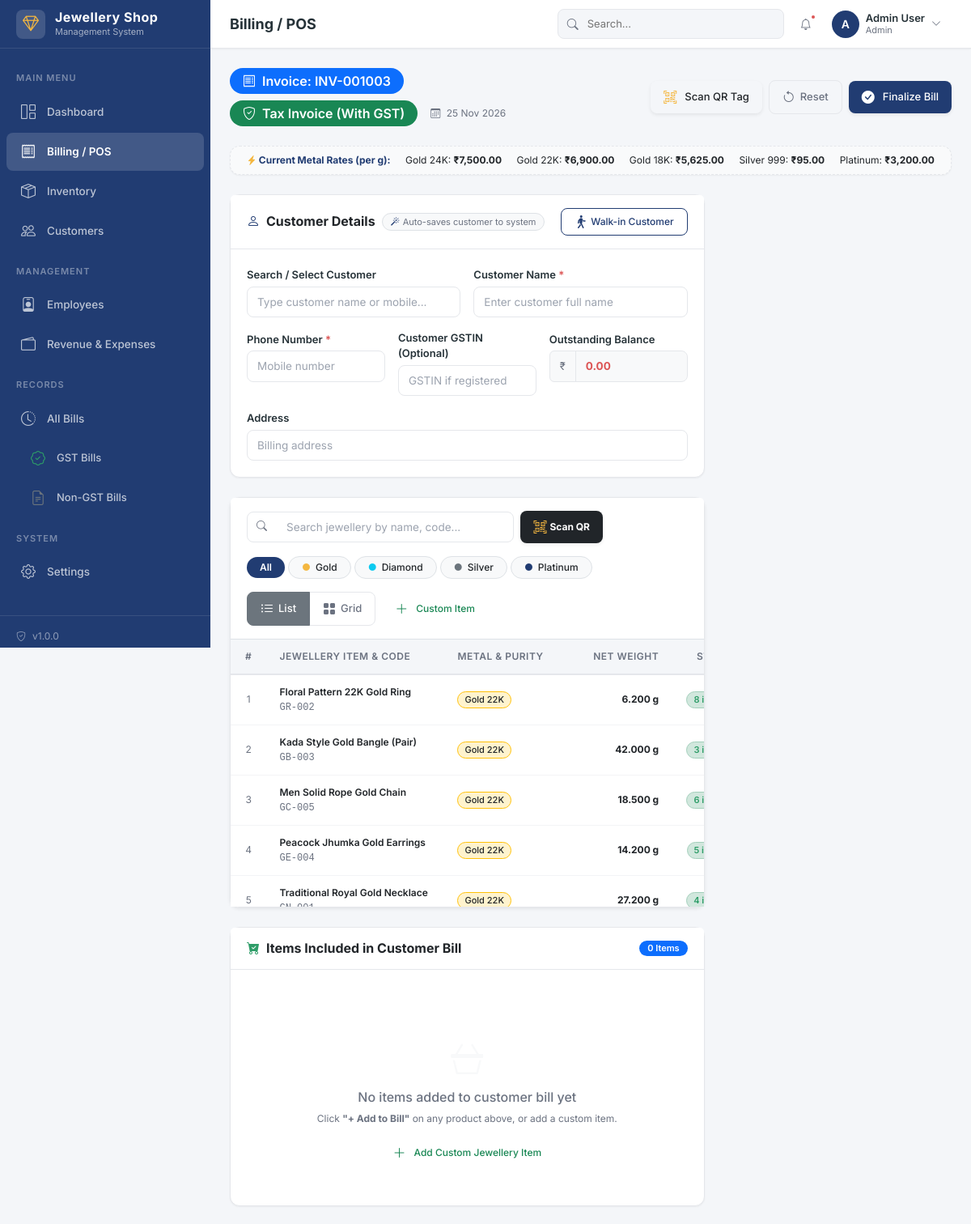
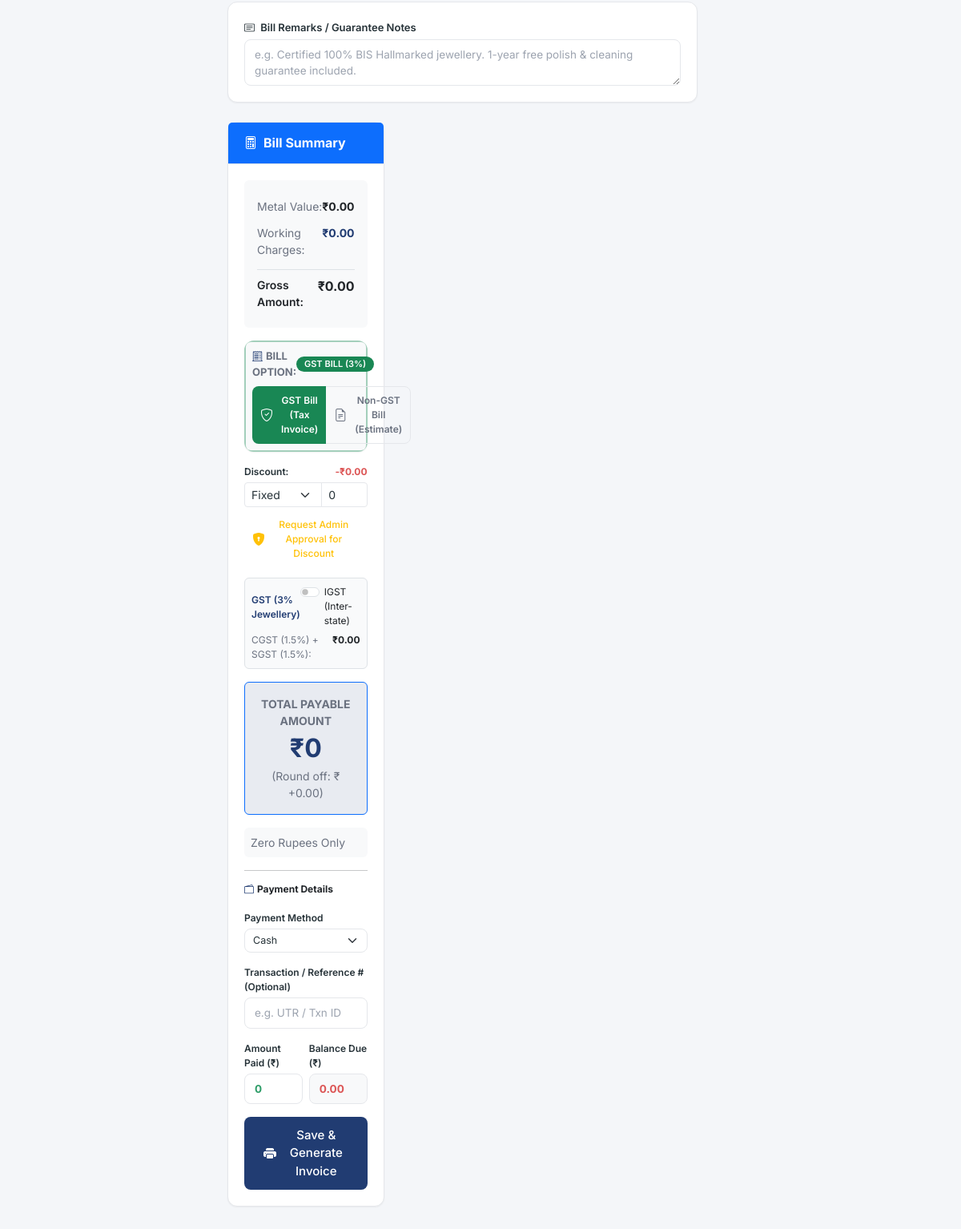
Screenshot of /modules/billing/index.php (signed in) with the database file from the repository (2 pictures, top to bottom).
### tables this page shows
CREATE TABLE products (
    id INT AUTO_INCREMENT PRIMARY KEY,
    product_code VARCHAR(50) NOT NULL UNIQUE,
    barcode VARCHAR(100) DEFAULT '',
    name VARCHAR(200) NOT NULL,
    category_id INT NOT NULL,
    metal_type ENUM('gold', 'silver', 'diamond', 'platinum', 'other') DEFAULT 'gold',
    purity VARCHAR(20) DEFAULT '22K',
    gross_weight DECIMAL(10,3) DEFAULT 0.000,
    net_weight DECIMAL(10,3) DEFAULT 0.000,
    stone_weight DECIMAL(10,3) DEFAULT 0.000,
    stone_charges DECIMAL(10,2) DEFAULT 0.00,
    making_charges_type ENUM('per_gram', 'percentage', 'fixed') DEFAULT 'per_gram',
    making_charges DECIMAL(10,2) DEFAULT 0.00,
    wastage_percentage DECIMAL(5,2) DEFAULT 0.00,
    purchase_price DECIMAL(12,2) DEFAULT 0.00,
    selling_price DECIMAL(12,2) DEFAULT 0.00,
    stock_quantity INT DEFAULT 1,
    min_stock_level INT DEFAULT 1,
    supplier_id INT DEFAULT NULL,
    description TEXT,
    image VARCHAR(255) DEFAULT '',
    is_active TINYINT(1) DEFAULT 1,
    created_at TIMESTAMP DEFAULT CURRENT_TIMESTAMP,
    updated_at TIMESTAMP DEFAULT CURRENT_TIMESTAMP ON UPDATE CURRENT_TIMESTAMP,
    FOREIGN KEY (category_id) REFERENCES categories(id) ON DELETE RESTRICT,
    FOREIGN KEY (supplier_id) REFERENCES suppliers(id) ON DELETE SET NULL,
    INDEX idx_product_code (product_code),
    INDEX idx_barcode (barcode),
    INDEX idx_name (name),
    INDEX idx_category (category_id),
    INDEX idx_metal_type (metal_type),
    INDEX idx_stock (stock_quantity),
    INDEX idx_is_active (is_active)
);

### modules/billing/index.php (the view, shortened to what the rows shown need)
<?php
require_once __DIR__ . '/../../config/database.php';
$pdo = getDBConnection();
$productsStmt = $pdo->query("SELECT p.*, c.name as category_name
                             FROM products p
                             LEFT JOIN categories c ON p.category_id = c.id
                             WHERE p.is_active = 1
                             ORDER BY p.stock_quantity > 0 DESC, p.metal_type ASC, p.name ASC");
$inventoryProducts = $productsStmt->fetchAll();
include __DIR__ . '/../../includes/header.php';
?>
<form action="<?php echo url('modules/billing/save_bill.php'); ?>" method="POST" id="billingForm">
    <div class="row g-4">
        <div class="col-lg-8">
            <div id="billingStepScan" class="billing-step-content active">
                <div class="card mb-4 shadow-sm border d-none d-lg-block" style="border-color: #E5E7EB !important;">
                    <div id="catalogListView" class="table-responsive" style="max-height: 330px; overflow-y: auto;">
                        <table class="table table-hover align-middle mb-0 fs-sm">
                            <thead class="table-light sticky-top" style="z-index: 5;">
                                <tr>
                                    <th style="width: 45px;" class="text-center">#</th>
                                    <th style="min-width: 220px;">Jewellery Item & Code</th>
                                    <th style="width: 140px;">Metal & Purity</th>
                                    <th style="width: 120px;" class="text-end">Net Weight</th>
                                    <th style="width: 120px;" class="text-center">Stock</th>
                                </tr>
                            </thead>
                            <tbody id="catalogTableBody">
                                <?php if (empty($inventoryProducts)): ?>
                                    <tr>
                                        <td colspan="6" class="text-center py-4 text-muted">
                                            <i class="bi bi-inbox fs-3 text-secondary d-block mb-1"></i>
                                            <div class="fw-semibold">No stock products registered yet</div>
                                            <small class="text-muted">You can add products in Inventory or click <strong>"+
                                                    Custom Item"</strong> to bill custom jewellery.</small>
                                        </td>
                                    </tr>
                                <?php else: ?>
                                    <?php $pIdx = 1;
                                    foreach ($inventoryProducts as $prod):
                                        $prodJson = htmlspecialchars(json_encode([
                                            'id' => $prod['id'],
                                            'product_code' => $prod['product_code'],
                                            'barcode' => $prod['barcode'],
                                            'name' => $prod['name'],
                                            'metal_type' => $prod['metal_type'],
                                            'purity' => $prod['purity'],
                                            'gross_weight' => (float) $prod['gross_weight'],
                                            'net_weight' => (float) $prod['net_weight'],
                                            'stone_weight' => (float) $prod['stone_weight'],
                                            'making_charges' => (float) $prod['making_charges'],
                                            'making_charges_type' => $prod['making_charges_type'],
                                            'wastage_percentage' => 0,
                                            'stone_charges' => 0,
                                            'selling_price' => (float) $prod['selling_price'],
                                            'stock_quantity' => (int) $prod['stock_quantity']
                                        ]), ENT_QUOTES, 'UTF-8');
                                        $metalPillClass = $prod['metal_type'] === 'gold' ? 'bg-warning-subtle text-dark border-warning' : ($prod['metal_type'] === 'diamond' ? 'bg-info-subtle text-dark border-info' : ($prod['metal_type'] === 'platinum' ? 'bg-primary-subtle text-primary border-primary' : 'bg-secondary-subtle text-dark border-secondary'));
                                        ?>
                                        <tr class="catalogue-item catalogue-row" data-metal="<?php echo $prod['metal_type']; ?>"
                                            data-name="<?php echo strtolower($prod['name'] . ' ' . $prod['product_code']); ?>"
                                            style="cursor: pointer;" onclick='addProductFromCatalog(<?php echo $prodJson; ?>)'>
                                            <td class="text-center text-muted fs-xs"><?php echo $pIdx++; ?></td>
                                            <td>
                                                <div class="fw-semibold text-dark"><?php echo sanitize($prod['name']); ?></div>
                                                <span
                                                    class="text-muted fs-xs font-monospace"><?php echo sanitize($prod['product_code']); ?></span>
                                            </td>
                                            <td>
                                                <span class="badge border <?php echo $metalPillClass; ?> fw-medium px-2 py-1">
                                                    <?php echo ucfirst($prod['metal_type']); ?>
                                                    <?php echo sanitize($prod['purity']); ?>
                                                </span>
                                            </td>
                                            <td class="text-end">
                                                <span
                                                    class="fw-bold text-dark"><?php echo formatWeight($prod['net_weight']); ?></span>
                                            </td>
                                            <td class="text-center">
                                                <?php if ($prod['stock_quantity'] > 0): ?>
                                                    <span
                                                        class="badge bg-success-subtle text-success border border-success-subtle px-2 py-1">
                                                        <?php echo $prod['stock_quantity']; ?> in stock
                                                    </span>
                                                <?php else: ?>
                                                    <span class="badge bg-danger-subtle text-danger px-2 py-1">Out of stock</span>
                                                <?php endif; ?>
                                            </td>
                                        </tr>
                                    <?php endforeach; ?>
                                <?php endif; ?>
                            </tbody>
                        </table>
                    </div>
                </div>
            </div>
        </div>
</form>
<?php
include __DIR__ . '/../../includes/footer.php';
?>

### rows the page displays
products: name "Floral Pattern 22K Gold Ring", product_code "GR-002", metal_type "Gold", purity "22K", net_weight "6.200 g", stock_quantity "8"
products: name "Kada Style Gold Bangle (Pair)", product_code "GB-003", metal_type "Gold", purity "22K", net_weight "42.000 g", stock_quantity "3"
products: name "Men Solid Rope Gold Chain", product_code "GC-005", metal_type "Gold", purity "22K", net_weight "18.500 g", stock_quantity "6"
products: name "Peacock Jhumka Gold Earrings", product_code "GE-004", metal_type "Gold", purity "22K", net_weight "14.200 g", stock_quantity "5"
products: name "Traditional Royal Gold Necklace", metal_type "Gold", purity "22K", net_weight "27.200 g", stock_quantity "4"

### other values shown
getSetting('shop_name', 'Jewellery ERP') "Jewellery Shop"
APP_VERSION "1.0.0"
$pageTitle "Billing / POS"
substr($currentUser['name'], 0, 1) "A"
$currentUser['name'] "Admin User"
$currentUser['role'] "Admin"
$nextInvoiceNo "INV-001003"
$metalRates['gold_24k'] "7,500.00"
$metalRates['gold_22k'] "6,900.00"
$metalRates['gold_18k'] "5,625.00"
$metalRates['silver_999'] "95.00"
$metalRates['platinum'] "3,200.00"
